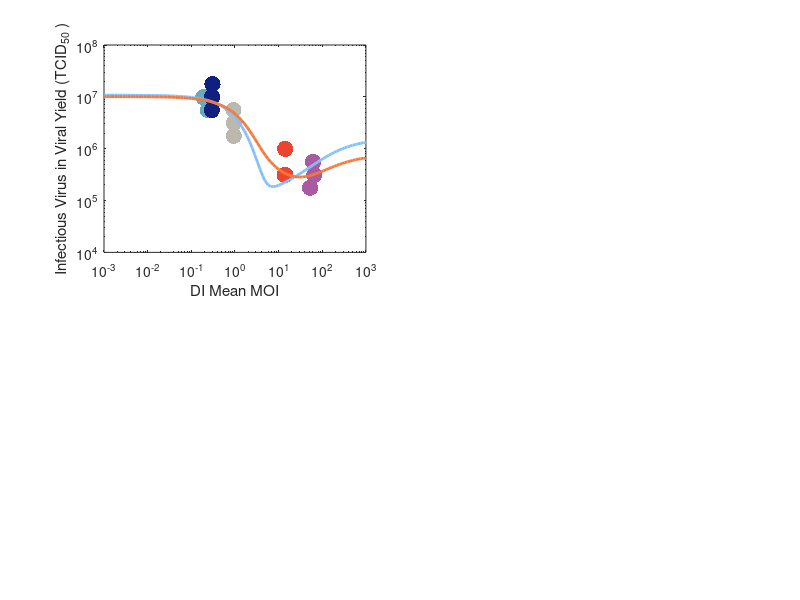

Reproduce this figure in MATLAB. (Note: this script raises an error after producing the figure.)
% function void = main_plt_Figure4_TCID50_WTDIratios_070522(void)

% plot results: DI contribution to WT virus and total viral yield

% -- updated on 07/06/22 --

%%
clear all; close all; clc;


% save figure?
save_ans_Fig = 0;

figure_name = 'Figure4_TCID50_WTDIratios_070622';

fprintf('TCID50 vs. WT:DI ratios... \n\n');

% colors for data varying DIP vs. WT ~ 1
setof_rgb_values = [ 0.3867    0.6719    0.7422; 0.0588    0.1255    0.5020; 0.7412    0.7216    0.6784; 0.9333    0.2667    0.1843; 0.6627    0.3529    0.6314];
color_palette = [0.5216    0.7529    0.9765; 0.9608    0.4745    0.2275]; % deep purple - 0.3750    0.1016    0.289
Marksize = [35 35 35];
datapoint=['.','.','.'];

%% load data & results
load('./results/Results_MMmodels_TCID50_WTDIratios_070522.mat');
newdata_TCID50 = data_TCID50.newdata_TCID50;

% number of data points
size_data = size(newdata_TCID50);
n_pts = size_data(1)*size_data(2);

%% data
WT_mois_MA = data_TCID50.WT_mois_MA;
WT_averageMOI = data_TCID50.WT_averageMOI;
DI_mois_MA = data_TCID50.DI_mois_MA;

DI_mois_MA_shift = data_TCID50.DI_mois_MA_shift;

%% modelling results
TCID50_model7 =  results.TCID50_model7;
TCID50_model8 =  results.TCID50_model8;

DIP_mois_finer = results.DIP_mois_finer;

propW_model7 = results.propW_model7;
propW_model8 = results.propW_model8;

ilist=results.ilist;
jlist=results.jlist;

%% load likelihood heat map and 95% contour
load('results/loglikelihood_lambda_f_070622.mat');

% vector of estimated fraction WT along 95% contour
% f_vector = f_vector_model8;

[f_matrix,lambda_matrix] = meshgrid(f_vector,lambda_vector);
% fill in confidence from 95% contour of heat map
for kk = 1:length(locs_positive(:,1))
    
    this_lambda = lambda_matrix(locs_positive(kk));
    this_f = f_matrix(locs_positive(kk));
    %     these_two_pars_fit_m8 = [this_lambda this_f];
    % fill proportion WT with i = 1, 10
    i=1;
    propW_lambda_f_one(kk,:) = (i*ones(size(jlist))+eps*jlist)./(i*ones(size(jlist))+eps*jlist+this_lambda*(1-eps)*jlist);
    i=10;
    propW_lambda_f_ten(kk,:) = (i*ones(size(jlist))+eps*jlist)./(i*ones(size(jlist))+eps*jlist+this_lambda*(1-eps)*jlist);
    
    
end


% confidence shaded for i = 1
propW_lambda_f_one_minc = min(propW_lambda_f_one);
propW_lambda_f_one_maxc = max(propW_lambda_f_one);
jlist_cat = [jlist, fliplr(jlist)];
inBetweenc_one = [propW_lambda_f_one_minc, fliplr(propW_lambda_f_one_maxc)];

% confidence shaded for i = 10
propW_lambda_f_ten_minc = min(propW_lambda_f_ten);
propW_lambda_f_ten_maxc = max(propW_lambda_f_ten);
inBetweenc_ten = [propW_lambda_f_ten_minc, fliplr(propW_lambda_f_ten_maxc)];

%% redefine variables
TCID50_model7 =  results.TCID50_model7;
TCID50_model8 =  results.TCID50_model8;

DIP_mois_finer = results.DIP_mois_finer;

propW_model7 = results.propW_model7;
propW_model8 = results.propW_model8;

ilist=results.ilist;
jlist=results.jlist;

%% now plot the results
f1 = figure(1); 
% set(gcf, 'Position',  [200, 100, 1000, 800]);
set(gcf, 'Position',  [200, 100, 825, 700]);


subplot(2,2,1);
for kk=1:length(DI_mois_MA(:,1))
    for ii=1:3
        if ii == 1
            %             g(k) = loglog(DIP_WT_ratios(k,i), newdata_TCID50_over_GE(k,i),datapoint(i),'Color', default_color_rgb((k+1),:),'MarkerSize',Marksize(i),'LineWidth',1.5); hold on;
            g(kk) = loglog(DI_mois_MA_shift(kk,ii), newdata_TCID50(kk,ii),datapoint(ii),'Color', setof_rgb_values(kk,:),'MarkerSize',Marksize(ii),'LineWidth',1.5); hold on;
        else
            loglog(DI_mois_MA_shift(kk,ii), newdata_TCID50(kk,ii),datapoint(ii),'Color', setof_rgb_values(kk,:),'MarkerSize',Marksize(ii),'LineWidth',1.5); hold on;
        end
    end
end


this_rgb_value = color_palette(1,:);
figure(1); subplot(2,2,1);
g(kk+1) = loglog(DIP_mois_finer, TCID50_model7, 'Color', this_rgb_value,'MarkerSize',12,'LineWidth',2); hold on;

this_rgb_value = color_palette(2,:);%[0.9 0.4 0.1];
g(kk+2) = loglog(DIP_mois_finer, TCID50_model8,'Color',this_rgb_value,'MarkerSize',12,'LineWidth',2);
xlabel('DI Mean MOI'); 
ylabel('Infectious Virus in Viral Yield (TCID_{50} )');
% xticks([10^-3 10^-2 10^-1 10^0 10^1 10^2 10^3]);
axis([10^-3 10^3 10^4 10^8]);
f1=gca;
f1.LineWidth = 1;
f1.FontSize = 14;
f1.FontWeight = 'normal';
f1.FontName = 'Times';


legend(g,{'WT:DI =  1:0','WT:DI =  1:0.1', 'WT:DI =  1:1', 'WT:DI =  1:10','WT:DI =  1:100','Frequency-independent','Frequency-dependent'},'Location',[0.188 0.63 0.1 0.08]);
legend boxoff;

txt = {'A'};
text(0.025,1.035,txt,'Units','normalized','FontSize',14,'FontWeight','bold');


%% proportion WT vs. Celular DI MOI
figure(1); subplot(2,2,2)
h(1) = loglog(jlist, propW_model7, '.-','Color', color_palette(1,:),'MarkerSize',16,'LineWidth',2); hold on;
h(2) = loglog(jlist, propW_model8(1,:),'.-', 'Color', color_palette(2,:),'MarkerSize',16,'LineWidth',2); hold on;

% plot for i=0,1,5,10
for kk=2:length(propW_model8(:,1))
    
    loglog(jlist, propW_model8(kk,:), '.-','Color', color_palette(2,:),'MarkerSize',16,'LineWidth',2); hold on;
    
end
legend(h,{'Frequency-independent','Frequency-dependent'},'Location',[0.62 0.59 0.13 0.05]);
legend boxoff
xlabel('DI Cellular MOI, $j$','interpreter','latex'); 
ylabel('Proportion WT in Viral Yield, $\phi_W(i,j)$','interpreter','latex');
axis([1 100 10^-3 1])
f1=gca;
f1.LineWidth = 1;
f1.FontSize = 14;
f1.FontWeight = 'normal';
f1.FontName = 'Times';

txt = {'B'};
text(0.025,1.035,txt,'Units','normalized','FontSize',14,'FontWeight','bold');

%%
subplot(2,2,2)
txt = {'$i = 0$'};
text(0.05,0.22,txt,'interpreter','latex','Units','normalized','FontSize',12,'FontWeight','normal','FontName','Times');
txt = {'$i = 1$'};
text(0.05,0.58,txt,'interpreter','latex','Units','normalized','FontSize',12,'FontWeight','normal','FontName','Times');
txt = {'$i = 5$'};
text(0.05,0.78,txt,'interpreter','latex','Units','normalized','FontSize',12,'FontWeight','normal','FontName','Times');
txt = {'$i = 10$'};
text(0.05,0.94,txt,'interpreter','latex','Units','normalized','FontSize',12,'FontWeight','normal','FontName','Times');


%% panel C: loglikelihood heat map with contour plot
lowerbound_logL = -100;
upperbound_logL = max_logL;

figure(1); subplot(2,2,3);
h = pcolor(f_vector,lambda_vector,loglikelihood_values_model8); hold on;
M=contour(f_vector, lambda_vector,loglikelihood_values_binary,1,'k','LineWidth',1.5); hold on;
% plot(f_max_m8,lambda_max_m8,'k.','MarkerSize',20);
plot(results.pars_fit_m8(2),results.pars_fit_m8(1),'k.','MarkerSize',20);
axis([f_vector(1) f_vector(end) lambda_vector(1) lambda_vector(end)])
set(h, 'EdgeColor', 'none');
xlabel('Fraction of Infectious WT Virus, $f$','interpreter','latex'); 
ylabel({'Fitness of DI relative to WT Virus, $\lambda$'},'interpreter','latex');
cb = colorbar;
set(get(cb,'Title'),'String','Loglikelihood','fontsize',12);
caxis([lowerbound_logL upperbound_logL]);
cb.Ticks = [-100,-80,-60,-40,-20,0];
cb.TickLabels = {'< -100','','-60','','-20','0'};
colormap('parula')
f1=gca;
f1.LineWidth = 1;
f1.FontSize = 14;
f1.FontWeight = 'normal';
f1.FontName = 'Times';

%% confidence intervals for f, lambda
f_ub_95percent = max(M(1,2:end))
f_lb_95percent = min(M(1,2:end))

lambda_ub_95percent = max(M(2,2:end))
lambda_lb_95percent = min(M(2,2:end))

%%
txt = {'C'};
text(0.025,1.035,txt,'Units','normalized','FontSize',14,'FontWeight','bold');

%% panel D: frequency-dependent: i=1,10 with 95% intervals
this_rgb_value = color_palette(2,:);%[0.9 0.4 0.1];
rgb_values_fill = this_rgb_value*2/3;%[1 0.7 0.5];

figure(1); subplot(2,2,4);
loglog(jlist, propW_lambda_f_one, 'Color',rgb_values_fill,'LineWidth',2); hold on;
loglog(jlist, propW_lambda_f_ten, 'Color',rgb_values_fill,'LineWidth',2); hold on;
p = loglog(jlist, propW_model8(2,:), '.-', 'Color',this_rgb_value,'MarkerSize',16,'LineWidth',2); hold on;
loglog(jlist, propW_model8(4,:), '.-', 'Color',this_rgb_value,'MarkerSize',16,'LineWidth',2); hold on;
% loglog(jlist,propW_lambda_f_ten_maxc,jlist,propW_lambda_f_ten_minc, 'Color',this_rgb_value,'MarkerSize',16,'LineWidth',1); hold on;
% loglog(jlist,propW_lambda_f_one_maxc,jlist,propW_lambda_f_one_minc, 'Color',this_rgb_value,'MarkerSize',16,'LineWidth',1); hold on;
axis([1 100 10^-3 1]);
xlabel('DI Cellular MOI, $j$','interpreter','latex'); 
ylabel('Proportion WT in Viral Yield, $\phi_W(i,j)$','interpreter','latex');
f1=gca;
f1.LineWidth = 1;
f1.FontSize = 14;
f1.FontWeight = 'normal';
f1.FontName = 'Times';


% legend(p,{'Frequency-dependent, $i = 1, 10$'},'interpreter','latex','Location','Southeast');
legend(p,{'Frequency-dependent ($i = 1,\, 10$) '},'interpreter','latex','Location',[0.675 0.11 0.1 0.05]);
legend boxoff;

txt = {'D'};
text(0.025,1.035,txt,'Units','normalized','FontSize',14,'FontWeight','bold');


%% save figure??
if save_ans_Fig
    
    folder_location = './../Figures_ms_all/main/';
    saveas(f1,strcat(folder_location,figure_name),'epsc');
    
    fprintf('Figure saved:\n'); 
    fprintf(strcat(figure_name,'\n\n'));
    
    fprintf('Location:\n'); 
    fprintf(strcat(folder_location,'\n\n'));
    
    else
    
    fprintf('Figure not saved.\n');
    
end




